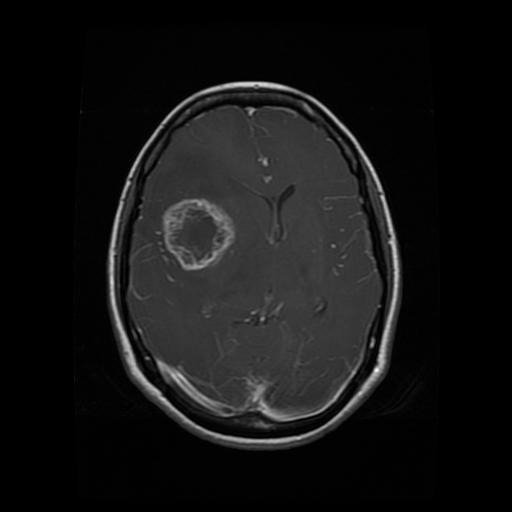
#> input picture Open Cv/1.jpg, 512 x 512 px
$ jupyter execute Histogram.ipynb
#> lines starting #> are read from the running program, lines starting #| are printed output that depends on the picture; after the words box and inside, x2 and y2 are one past the last pixel; in counts of white or black regions, pixels touching at a corner belong together
[cell 1]
import cv2
import numpy
import matplotlib.pyplot as plt

[cell 2]
import cv2
import numpy
import matplotlib.pyplot as plt

img = cv2.imread('1.jpg')
#> img is the input picture: shape (512, 512, 3); min 0, max 255, mean 20.2
resized = cv2.resize(img, (int(img.shape[1]/2), int(img.shape[0]/2)))

hist = cv2.calcHist([resized], [0], None, [256], [0, 256])
#> hist = 256 values, max 22155 at index 0, min 0 at index 193, mean 256

plt.plot(hist)
plt.show()
#> figure, not shown here; curve peaks at x = 0, y = 22155
cv2.imshow('Image Window', img)
cv2.waitKey(0)
cv2.destroyAllWindows()

[cell 3]
# Step 2: Invert the pixel values to get the negative image
negative_image = 255 - img
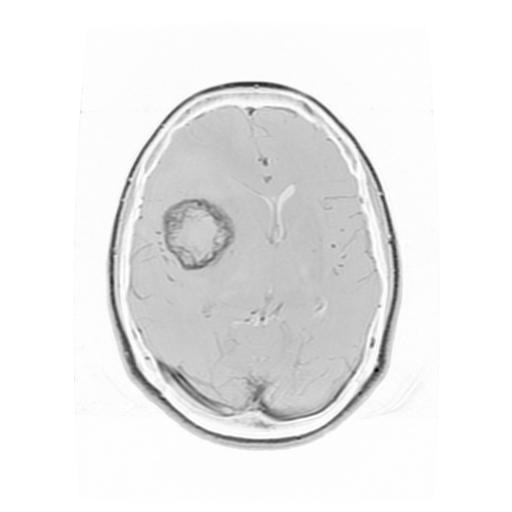
#> negative_image: shape (512, 512, 3); min 0, max 255, mean 234.8
cv2.imshow('Negative Image', negative_image)
cv2.waitKey(0)
cv2.imwrite('negative_image.jpg', negative_image)
# Step 6: Close the window
cv2.destroyAllWindows()

[cell 4]
resized = cv2.resize(negative_image, (int(img.shape[1]/2), int(img.shape[0]/2)))

hist_of_the_nagative_image = cv2.calcHist([resized], [0], None, [256], [0, 256])
#> hist_of_the_nagative_image = 256 values, max 22478 at index 255, min 0 at index 0, mean 256

plt.plot(hist_of_the_nagative_image)
plt.show()
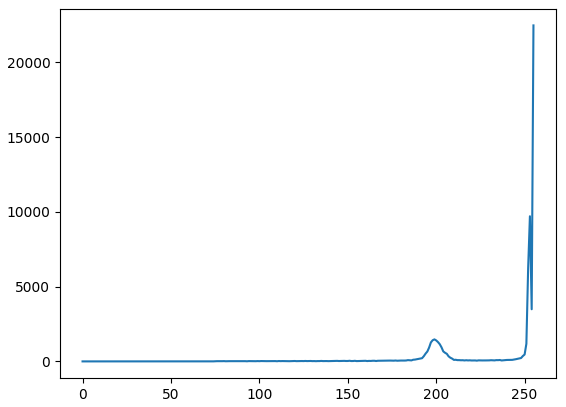
#> figure drawn by matplotlib, 1 panel; curve peaks at x = 255, y = 22478

[cell 5]
import numpy as np
# Step 2: Convert the image to a floating point representation
image_float = np.float32(img)

# Step 3: Apply the log transformation
c = 255 / np.log(1 + np.max(image_float))  # Calculate the scaling constant
#> c = 45.99
log_image = c * np.log(1 + image_float)

# Step 4: Normalize the transformed image to the 0-255 range
log_image = np.uint8(log_image)

# Step 5: Display the log transformed image
cv2.imshow('Log Transformed Image', log_image)

# Step 6: Wait for a key event
cv2.waitKey(0)  # 0 means wait indefinitely until a key is pressed

# Step 7: Save the log transformed image (if needed)
cv2.imwrite('log_transformed_image.jpg', log_image)  # Uncomment this line to save the log transformed image

# Step 8: Close the window
cv2.destroyAllWindows()

[cell 6]
# Step 2: Define the gain (contrast) and bias (brightness)
alpha = 1.5  # Contrast control (1.0-3.0)
beta = 50    # Brightness control (0-100)

# Step 3: Apply the linear transformation
transformed_image = cv2.convertScaleAbs(img, alpha=alpha, beta=beta)
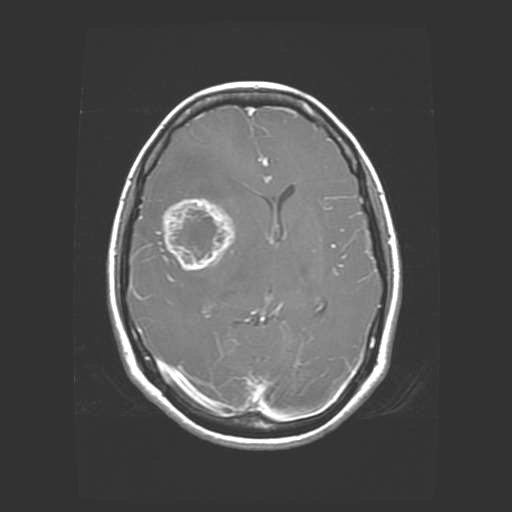
#> transformed_image: shape (512, 512, 3); min 50, max 255, mean 79.8

# Step 4: Display the transformed image
cv2.imshow('Linear Transformed Image', transformed_image)

# Step 5: Wait for a key event
cv2.waitKey(0)  # 0 means wait indefinitely until a key is pressed

# Step 6: Save the transformed image (if needed)
cv2.imwrite('linear_transformed_image.jpg', transformed_image)  # Uncomment this line to save the transformed image

# Step 7: Close the window
cv2.destroyAllWindows()

[cell 7]
# Step 2: Normalize the image to the range [0, 1]
image_normalized = img / 255.0

# Step 3: Define the gamma value
gamma = 2.0  # Adjust this value as needed

# Step 4: Apply the power-law (gamma) transformation
gamma_corrected = np.power(image_normalized, gamma)

# Step 5: Scale back to the range [0, 255] and convert to an 8-bit image
gamma_corrected = np.uint8(gamma_corrected * 255)

# Step 6: Display the gamma-corrected image
cv2.imshow('Gamma Corrected Image', gamma_corrected)

# Step 7: Wait for a key event
cv2.waitKey(0)  # 0 means wait indefinitely until a key is pressed

# Step 8: Save the gamma-corrected image (if needed)
cv2.imwrite('gamma_corrected_image.jpg', gamma_corrected)  # Uncomment this line to save the gamma-corrected image

# Step 9: Close the window
cv2.destroyAllWindows()

[cell 8]
histogram_of_Power_law= cv2.calcHist([gamma_corrected], [0], None, [256], [0, 256])
#> histogram_of_Power_law = 256 values, max 181051 at index 0, min 0 at index 78, mean 1024
plt.plot(histogram_of_Power_law)
plt.show()
#> figure, not shown here; curve peaks at x = 0, y = 181051

[cell 9]
import numpy as np
import cv2

# Apply Canny edge detection
# resized=cv2.resize(img,(200,200))
# Apply Canny edge detection

edges = cv2.Canny(gamma_corrected, 70, 200)
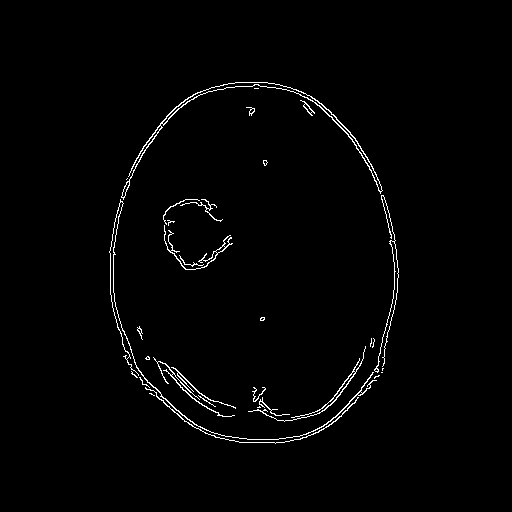
#> edges: shape (512, 512); 1.5% white in thin lines or dots, all inside (x1, y1, x2, y2) = (109, 82, 399, 444)
edges_resized = cv2.resize(edges, (450, 450))
edges_resized = cv2.cvtColor(edges_resized, cv2.COLOR_GRAY2BGR)
#> edges_resized: shape (450, 450, 3)

# Resize the original image to match the size of the edge-detected image
resized = cv2.resize(img, (450, 450))
#> resized: shape (450, 450, 3)

# Stack the original and edge-detected images horizontally
hstack = np.hstack((resized, edges_resized))
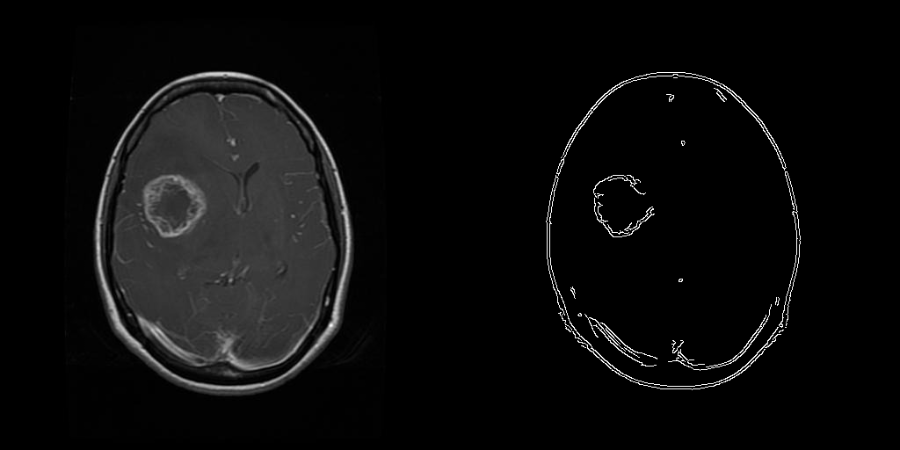
#> hstack: shape (450, 900, 3); min 0, max 255, mean 12

# Display the result
cv2.imshow('Stacked Images', hstack)

# Wait until a key is pressed and close the image windows
cv2.waitKey(0)
cv2.destroyAllWindows()

[cell 10]
import cv2
import matplotlib.pyplot as plt

# Step 1: Read the image
image = cv2.imread('1.jpg', cv2.IMREAD_GRAYSCALE)
#> image: shape (512, 512); min 0, max 255, mean 20.2

# Step 2: Apply histogram equalization
equalized_image = cv2.equalizeHist(image)
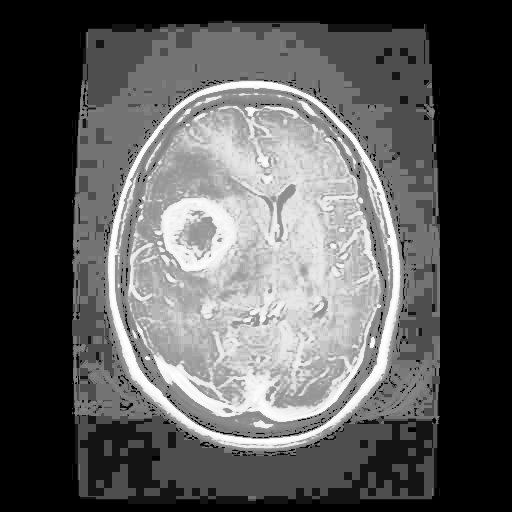
#> equalized_image: shape (512, 512); min 0, max 255, mean 91

# Calculate histograms
hist_original = cv2.calcHist([image], [0], None, [256], [0, 256])
#> hist_original = 256 values, max 90152 at index 0, min 0 at index 215, mean 1024
hist_equalized = cv2.calcHist([equalized_image], [0], None, [256], [0, 256])
#> hist_equalized = 256 values, max 90152 at index 0, min 0 at index 1, mean 1024

# Plot histograms
plt.figure(figsize=(12, 6))

plt.subplot(2, 2, 1)
plt.title('Original Image Histogram')
plt.plot(hist_original)

plt.subplot(2, 2, 2)
plt.title('Equalized Image Histogram')
plt.plot(hist_equalized)

# Step 3: Display the original and equalized images side by side
plt.subplot(1, 2, 1)
plt.imshow(image, cmap='gray')
plt.title('Original Image')

plt.subplot(1, 2, 2)
plt.imshow(equalized_image, cmap='gray')
plt.title('Equalized Image')

plt.show()
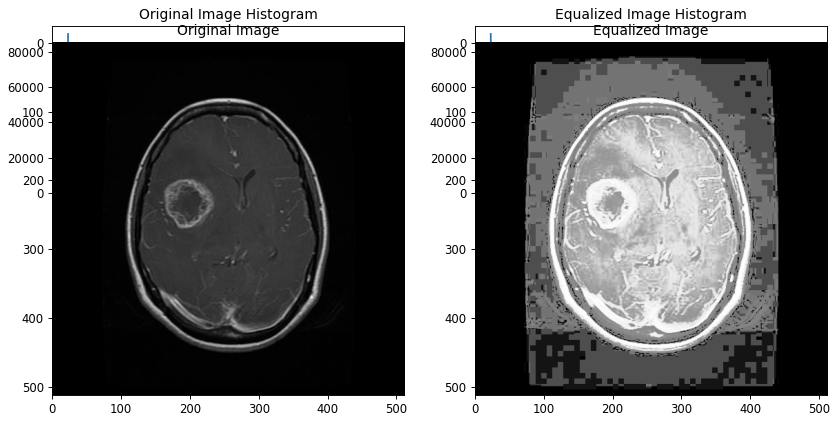
#> figure drawn by matplotlib, 4 panels; panel 1: curve peaks at x = 0, y = 90152; panel 2: curve peaks at x = 0, y = 90152

cv2.waitKey(0)
cv2.destroyAllWindows()

[cell 11]
import cv2

# Step 1: Read the grayscale image
image = cv2.imread('gamma_corrected_image.jpg', cv2.IMREAD_GRAYSCALE)
#> image: shape (512, 512); min 0, max 255, mean 5.5

# Step 2: Initialize ORB detector
orb = cv2.ORB_create()

# Step 3: Detect keypoints and compute descriptors
keypoints, descriptors = orb.detectAndCompute(image, None)
#> keypoints = 488 keypoints; strongest (x, y, size): (376, 370, 31), (377, 370, 37.2), (256, 85, 31), (377, 364, 44.6)

# Step 4: Draw keypoints on the image
image_with_keypoints = cv2.drawKeypoints(image, keypoints, None)
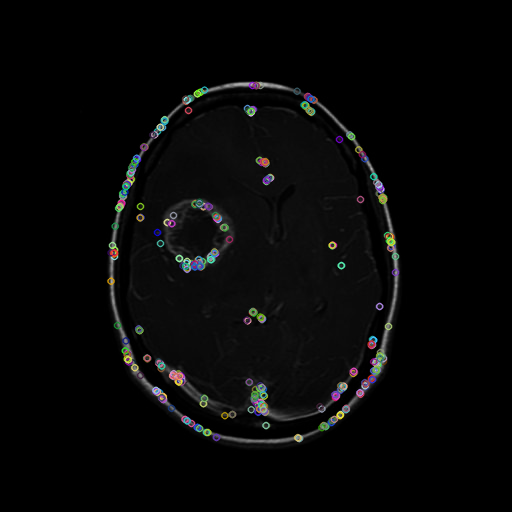
#> image_with_keypoints: shape (512, 512, 3); mean of channels 0, 1, 2 7.3, 7.5, 7.3; drawn as B, G, R

# Step 5: Display the image with keypoints
cv2.imshow('Image with Keypoints', image_with_keypoints)
cv2.waitKey(0)
cv2.destroyAllWindows()

[cell 12]
import cv2

# Step 1: Read the grayscale image

image = cv2.imread('1.jpg', cv2.IMREAD_GRAYSCALE)

# Step 2: Initialize ORB detector with a higher nfeatures parameter
orb = cv2.ORB_create(nfeatures=10)  # Adjust the value as needed

# Step 3: Detect keypoints and compute descriptors
keypoints, descriptors = orb.detectAndCompute(image, None)
#> keypoints = 10 keypoints; (x, y, size): (376, 370, 31), (382, 196, 31), (128, 182, 37.2), (383, 197, 37.2), (251, 112, 44.6), (372, 346, 44.6), (251, 110, 64.3), (372, 344, 53.6), (251, 109, 77.1), (158, 361, 92.6)

# Step 4: Draw keypoints on the image
image_with_keypoints = cv2.drawKeypoints(image, keypoints, None, flags=cv2.DRAW_MATCHES_FLAGS_DRAW_RICH_KEYPOINTS)

# Step 5: Display the image with keypoints
cv2.imshow('Image with Keypoints', image_with_keypoints)
cv2.waitKey(0)
cv2.destroyAllWindows()

[cell 13]
import cv2
import numpy as np
import matplotlib.pyplot as plt

# Step 1: Read the grayscale image
image = cv2.imread('gamma_corrected_image.jpg', cv2.IMREAD_GRAYSCALE)

# Step 2: Initialize ORB detector
orb = cv2.ORB_create()

# Step 3: Detect keypoints and compute descriptors
keypoints, descriptors = orb.detectAndCompute(image, None)
#> keypoints = 488 keypoints; strongest (x, y, size): (376, 370, 31), (377, 370, 37.2), (256, 85, 31), (377, 364, 44.6)

# Step 4: Convert the image to RGB format (for matplotlib)
image_rgb = cv2.cvtColor(image, cv2.COLOR_GRAY2RGB)

# Step 5: Plot the image
plt.figure(figsize=(8, 6))
plt.imshow(image_rgb)

# Step 6: Plot keypoints with numerical representation
for kp in keypoints:
    x, y = kp.pt
    plt.plot(x, y, 'ro')  # Plot the keypoint as a red dot
    plt.text(x, y, f'({int(x)}, {int(y)})', fontsize=8, color='black', ha='right', va='bottom')  # Annotate the keypoint with its coordinates
#> this loop made 488 passes
#> (kp, x, y) on passes 1 to 3: (keypoint at (299, 438), size 31, 299, 438), (keypoint at (264, 411), size 31, 264, 411), (keypoint at (263, 408), size 31, 263, 408)

# Step 7: Show plot
plt.title('Image with Keypoints (Numerical Representation)')
plt.axis('off')
plt.show()
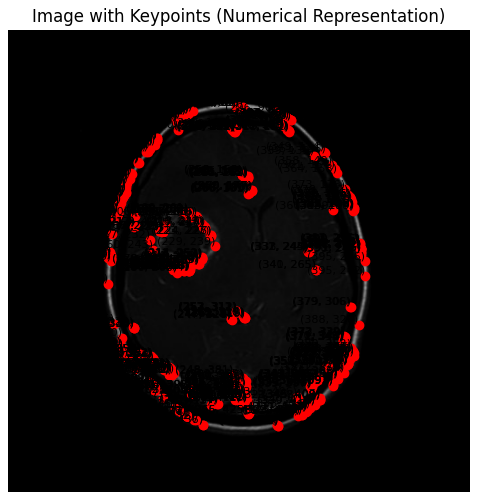
#> figure drawn by matplotlib, 1 panel

[cell 14]
import cv2
import numpy as np
import matplotlib.pyplot as plt

# Step 1: Read the grayscale image
image = cv2.imread('negative_image.jpg', cv2.IMREAD_GRAYSCALE)
#> image: shape (512, 512); min 0, max 255, mean 234.8

# Step 2: Initialize ORB detector
orb = cv2.ORB_create()

# Step 3: Detect keypoints and compute descriptors
keypoints, descriptors = orb.detectAndCompute(image, None)
#> keypoints = 500 keypoints; strongest (x, y, size): (376, 370, 31), (128, 182, 31), (382, 196, 31), (252, 109, 44.6)

# Step 4: Convert the image to RGB format (for matplotlib)
image_rgb = cv2.cvtColor(image, cv2.COLOR_GRAY2RGB)

# Step 5: Plot the image
plt.figure(figsize=(8, 6))
plt.imshow(image_rgb)

# Step 6: Plot keypoints with numerical representation
for kp in keypoints:
    x, y = kp.pt
    plt.plot(x, y, 'ro')  # Plot the keypoint as a red dot
    plt.text(x, y, f'({int(x)}, {int(y)})', fontsize=8, color='black', ha='right', va='bottom')  # Annotate the keypoint with its coordinates
#> this loop made 500 passes
#> (kp, x, y) on passes 1 to 3: (keypoint at (175, 249), size 31, 175, 249), (keypoint at (220, 241), size 31, 220, 241), (keypoint at (256, 85), size 31, 256, 85)

# Step 7: Show plot
plt.title('Image with Keypoints (Numerical Representation)')
plt.axis('off')
plt.show()
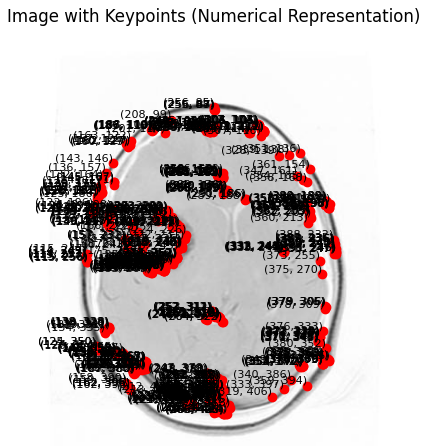
#> figure drawn by matplotlib, 1 panel

$ run again, with Open Cv/2.jpg copied over Open Cv/1.jpg
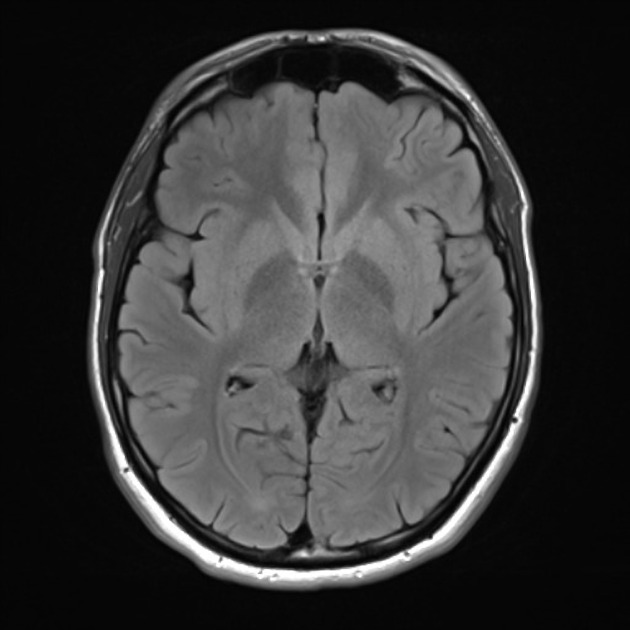
#> input picture Open Cv/2.jpg, 630 x 630 px
#> img is the input picture: shape (630, 630, 3); min 1, max 255, mean 55.5
#> hist = 256 values, max 19133 at index 6, min 0 at index 0, mean 387.6
#> hist_of_the_nagative_image = 256 values, max 20830 at index 249, min 0 at index 253, mean 387.6
#> c = 45.99
#> histogram_of_Power_law = 256 values, max 194987 at index 0, min 0 at index 78, mean 1550.4
#> `edges = cv2.Canny(gamma_corrected, 70, 200)`:
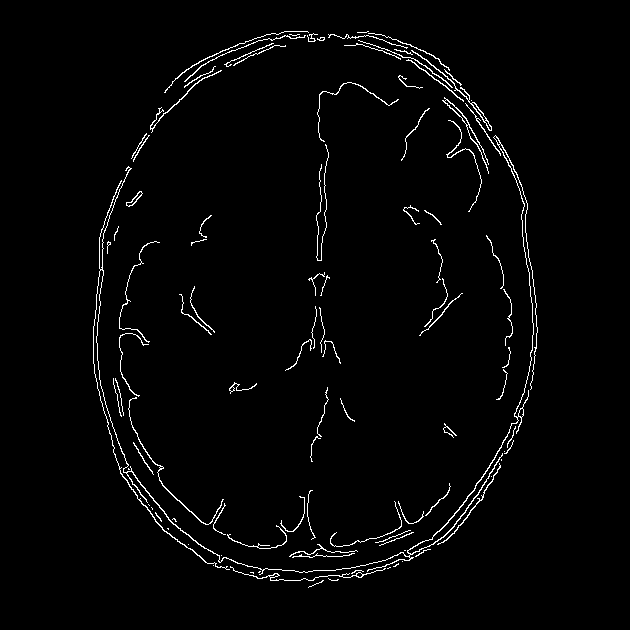
#> edges: shape (630, 630); 2.1% white in thin lines or dots, all inside (x1, y1, x2, y2) = (93, 31, 538, 588)
#> hist_original = 256 values, max 80200 at index 6, min 0 at index 0, mean 1550.4
#> hist_equalized = 256 values, max 80200 at index 57, min 0 at index 1, mean 1550.4
#> `keypoints, descriptors = orb.detectAndCompute(image, None)`: keypoints = 500 keypoints; strongest (x, y, size): (514, 419, 44.6), (515, 420, 53.6), (515, 415, 31), (516, 420, 37.2)
#> `keypoints, descriptors = orb.detectAndCompute(image, None)`: keypoints = 10 keypoints; (x, y, size): (515, 420, 53.6), (514, 419, 44.6), (515, 420, 37.2), (514, 419, 64.3), (515, 420, 31), (515, 415, 31), (514, 413, 44.6), (513, 418, 77.1), (402, 553, 37.2), (511, 418, 92.6)
#> `keypoints, descriptors = orb.detectAndCompute(image, None)`: keypoints = 500 keypoints; strongest (x, y, size): (514, 419, 44.6), (515, 420, 53.6), (515, 415, 31), (516, 420, 37.2)
#> the loop `for kp in keypoints:` made 500 passes
#> (kp, x, y) on passes 1 to 3: (keypoint at (336, 34), size 31, 336, 34), (keypoint at (303, 551), size 31, 303, 551), (keypoint at (260, 573), size 31, 260, 573)
#> `keypoints, descriptors = orb.detectAndCompute(image, None)`: keypoints = 500 keypoints; strongest (x, y, size): (515, 420, 53.6), (514, 419, 44.6), (515, 415, 31), (515, 414, 37.2)
#> the loop `for kp in keypoints:` made 500 passes
#> (kp, x, y) on passes 1 to 3: (keypoint at (306, 479), size 31, 306, 479), (keypoint at (271, 579), size 31, 271, 579), (keypoint at (267, 578), size 31, 267, 578)
#> `plt.show()`:
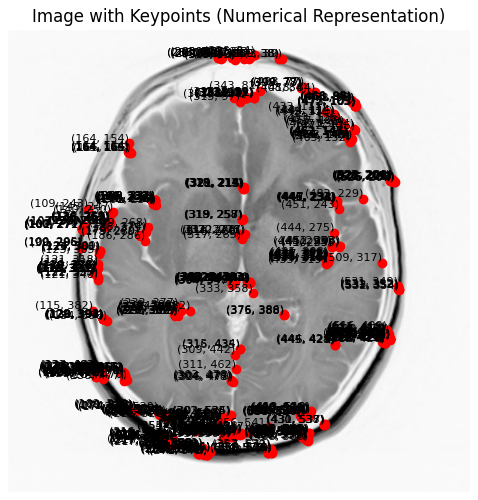
#> figure drawn by matplotlib, 1 panel

$ run again, with Open Cv/dilated_image.jpg copied over Open Cv/1.jpg
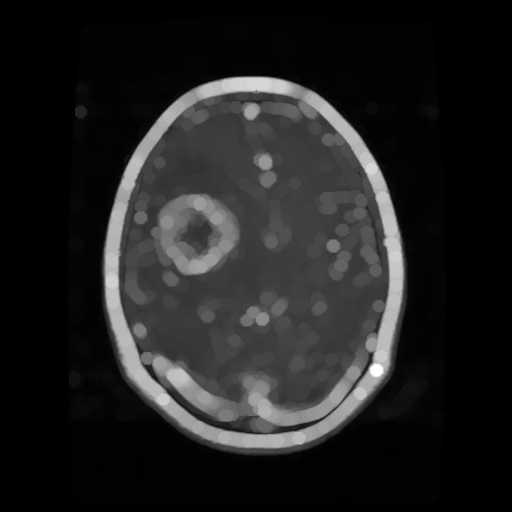
#> input picture Open Cv/dilated_image.jpg, 512 x 512 px
#> img is the input picture: shape (512, 512, 3); min 0, max 255, mean 33.1
#> hist = 256 values, max 19657 at index 0, min 0 at index 216, mean 256
#> hist_of_the_nagative_image = 256 values, max 20077 at index 255, min 0 at index 2, mean 256
#> c = 45.99
#> histogram_of_Power_law = 256 values, max 168579 at index 0, min 0 at index 78, mean 1024
#> edges: shape (512, 512); 1.6% white in thin lines or dots, all inside (x1, y1, x2, y2) = (104, 77, 404, 448)
#> hist_original = 256 values, max 79712 at index 0, min 0 at index 220, mean 1024
#> hist_equalized = 256 values, max 79712 at index 0, min 0 at index 1, mean 1024
#> `keypoints, descriptors = orb.detectAndCompute(image, None)`: keypoints = 500 keypoints; strongest (x, y, size): (373, 370, 92.6), (373, 373, 77.1), (375, 373, 64.3), (371, 371, 64.3)
#> `keypoints, descriptors = orb.detectAndCompute(image, None)`: keypoints = 10 keypoints; (x, y, size): (373, 370, 92.6), (375, 373, 64.3), (372, 361, 37.2), (372, 361, 44.6), (372, 354, 37.2), (372, 354, 31), (372, 362, 31), (372, 354, 44.6), (372, 353, 53.6), (249, 114, 77.1)
#> `keypoints, descriptors = orb.detectAndCompute(image, None)`: keypoints = 500 keypoints; strongest (x, y, size): (373, 370, 92.6), (373, 373, 77.1), (375, 373, 64.3), (371, 371, 64.3)
#> the loop `for kp in keypoints:` made 500 passes
#> (kp, x, y) on passes 1 to 3: (keypoint at (254, 319), size 31, 254, 319), (keypoint at (301, 443), size 31, 301, 443), (keypoint at (301, 432), size 31, 301, 432)
#> `keypoints, descriptors = orb.detectAndCompute(image, None)`: keypoints = 500 keypoints; strongest (x, y, size): (373, 370, 92.6), (373, 373, 77.1), (371, 371, 64.3), (373, 369, 111.1)
#> the loop `for kp in keypoints:` made 500 passes
#> (kp, x, y) on passes 1 to 3: (keypoint at (301, 443), size 31, 301, 443), (keypoint at (149, 365), size 31, 149, 365), (keypoint at (256, 90), size 31, 256, 90)
#> `plt.show()`:
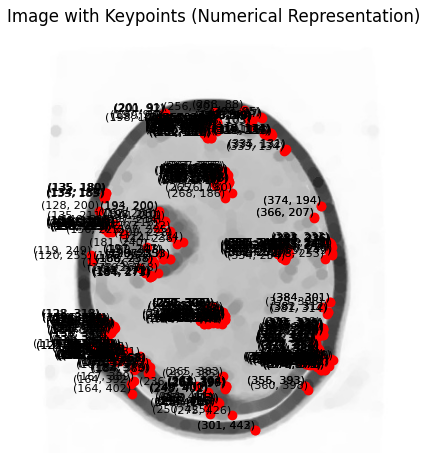
#> figure drawn by matplotlib, 1 panel
